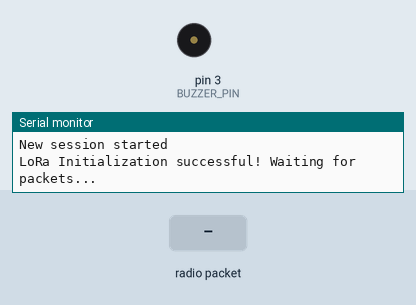
Simulated run of this sketch. Board: Arduino Uno, built for the host (arithmetic inside an expression is 32-bit, double 64-bit). Shown: buzzer (waves = sounding, pin HIGH), the last lines printed to the serial monitor. Inputs (shaded band) come from the test bench. No radio packets arrive unless stated.

Above: at 1.7 s.
1.8 s: radio packet "1" arrives
At 3.1 s:
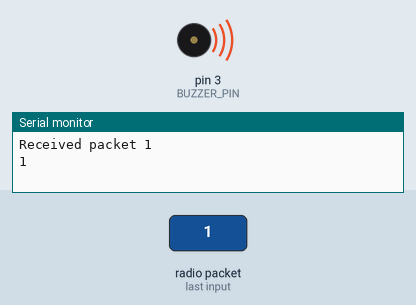
Timing chart, 0 to 8.8 s (numbered marks = the images above; inputs shaded):
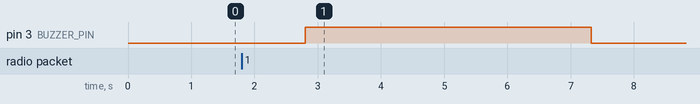

Measured:
- after the input at 1.8 s, pin 3 (BUZZER_PIN): LOW → HIGH after 1.0 s, → LOW 4.5 s later

The sketch:

Remote.ino
```cpp
// Import the libraries needed for the LoRa module, including the SPI protocol
#include <SPI.h>
#include <LoRa.h>
#include <math.h> // Include the math library

// I'm using constexpr instead of #define since it is actually compile time and saves RAM

// The ESP pins needed for the LoRa module
constexpr int LORA_DIO0 = 0;
constexpr int LORA_RESET = 1;
constexpr int LORA_SCK = 4;
constexpr int LORA_MISO = 5;
constexpr int LORA_MOSI = 6;
constexpr int LORA_NSS = 7;

constexpr int BUZZER_PIN = 3; // The pin that the buzzer is connected to
float buzzerDelay = 1000; // Initial delay in ms

constexpr int LORA_BAND = 868E6; // The radio band that our module will use; Change this and you go to jail :)

constexpr float ONE_METER_RSSI = -44.0f; // A constant that we measured. It is the RSSI in dBm
constexpr float ENVIRONMENTAL_CONSTANT = 1.84f;

bool loraConnected = true; // State variable, in case the LoRa isnt't connected properly

void setup() {
  // Initialize the ESP at Serial por 115200, and printing that a new session started
  Serial.begin(115200);
  delay(500);
  Serial.println("\n\n\nNew session started");

  SPI.begin(LORA_SCK, LORA_MISO, LORA_MOSI, LORA_NSS); // Setting up the SPI protocol for the LoRa module
  LoRa.setPins(LORA_NSS, LORA_RESET, LORA_DIO0); // Setting the LoRa's pins

  // Buzzer setup
  pinMode(BUZZER_PIN, OUTPUT);
  digitalWrite(BUZZER_PIN, LOW);

  if (!LoRa.begin(LORA_BAND)) { // If the LoRa isn't initalized properly, give an error
    Serial.println("LoRa's wiring ain't working!");
    loraConnected = false;
  }
  else {
    LoRa.setSyncWord(0xF3); // Else, set LoRa's sync word
    Serial.println("LoRa Initialization successful! Waiting for packets...");
  }
}

int packetNr = 1; // Start counting packets
void loop() {
  if (loraConnected) {
    int packetSize = LoRa.parsePacket(); // Parse the packet and get its size

    if (packetSize) { // If the packet size is greater than 0 (aka if we received a packet)
      Serial.print("Received packet "); Serial.println(packetNr); // Print the packet number
      packetNr++; // Increment the packet number

      while (LoRa.available()) { // Print all the data in the packet
        String receivedData = LoRa.readString();
        Serial.print(receivedData);
      }

      float signalStrength = LoRa.packetRssi(); // Get the RSSI (signal strength) (might need to use RSSM_dBm = Rssi - 157 for dBm conversion)
      float distance = pow(10, ((ONE_METER_RSSI - (signalStrength)) / (10 * ENVIRONMENTAL_CONSTANT))); // Logarithmic distance calculation using signal strength

      if (distance > 1000) { // If you're too far away, turn off the buzzer
        digitalWrite(BUZZER_PIN, LOW);
      }
      else {
        digitalWrite(BUZZER_PIN, HIGH);

        buzzerDelay = distance * 50; // The closer you are, the faster it beeps
        delay(buzzerDelay);
        digitalWrite(BUZZER_PIN, LOW);
        delay(buzzerDelay);
      }
      // Signal strength classification:
      // -30 - -60 -> excelent
      // -70 - -90 -> good
      // -100 - -115 -> weak
      // -120 or worse -> abysmal

      Serial.print("Signal strength: "); Serial.println(signalStrength); // Print the signal strength
      Serial.print("Distance: "); Serial.println(distance); // Print the distance

      // Evaluate how good the signal strength is and print it
      if (signalStrength >= -60) {
        Serial.print("Excelent signal");
      }
      else if (signalStrength >= -90) {
        Serial.print("Good signal");
      }
      else if (signalStrength >= -115) {
        Serial.print("Weak signal");
      }
      else {
        Serial.print("Abysmal signal");
      }
      Serial.println("\n");
    }
  }
}
```
